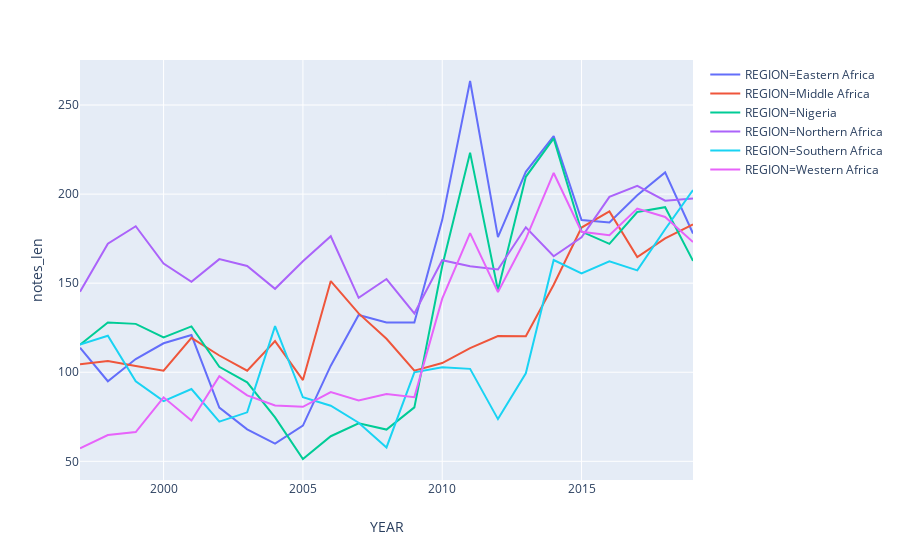

Source (notebook cell):
### Code cell
px.line(region_nigeria, x='YEAR', y='notes_len', color='REGION')

### Figure 1 — Plotly figure (JSON) as saved in the notebook; plotly's stock layout.template omitted (floating-point values rounded to 4 significant figures)
{"data": [{"hovertemplate": "REGION=Eastern Africa<br>YEAR=%{x}<br>notes_len=%{y}<extra></extra>", "legendgroup": "REGION=Eastern Africa", "line": {"color": "#636efa", "dash": "solid"}, "mode": "lines", "name": "REGION=Eastern Africa", "showlegend": true, "type": "scatter", "uid": "e32618b8-ee61-4358-ae8f-e0a983195018", "x": [1997, 1998, 1999, 2000, 2001, 2002, 2003, 2004, 2005, 2006, 2007, 2008, 2009, 2010, 2011, 2012, 2013, 2014, 2015, 2016, 2017, 2018, 2019], "xaxis": "x", "y": [113.8, 94.95, 107.4, 116.3, 120.9, 80.19, 67.97, 59.98, 70.03, 103.7, 132.1, 128.0, 127.9, 185.5, 263.5, 175.8, 212.5, 232.5, 185.4, 184.1, 199.3, 212.2, 177.9], "yaxis": "y"}, {"hovertemplate": "REGION=Middle Africa<br>YEAR=%{x}<br>notes_len=%{y}<extra></extra>", "legendgroup": "REGION=Middle Africa", "line": {"color": "#EF553B", "dash": "solid"}, "mode": "lines", "name": "REGION=Middle Africa", "showlegend": true, "type": "scatter", "uid": "96f64b48-7997-4137-acfd-6fc3d1409dfb", "x": [1997, 1998, 1999, 2000, 2001, 2002, 2003, 2004, 2005, 2006, 2007, 2008, 2009, 2010, 2011, 2012, 2013, 2014, 2015, 2016, 2017, 2018, 2019], "xaxis": "x", "y": [104.5, 106.4, 103.5, 100.9, 119.3, 109.4, 100.9, 117.4, 95.6, 151.2, 133.0, 118.8, 100.9, 105.1, 113.6, 120.3, 120.2, 149.1, 181.2, 190.3, 164.6, 175.1, 183.0], "yaxis": "y"}, {"hovertemplate": "REGION=Nigeria<br>YEAR=%{x}<br>notes_len=%{y}<extra></extra>", "legendgroup": "REGION=Nigeria", "line": {"color": "#00cc96", "dash": "solid"}, "mode": "lines", "name": "REGION=Nigeria", "showlegend": true, "type": "scatter", "uid": "1f508cca-2b40-4e3e-8901-1cf2285bc19f", "x": [1997, 1998, 1999, 2000, 2001, 2002, 2003, 2004, 2005, 2006, 2007, 2008, 2009, 2010, 2011, 2012, 2013, 2014, 2015, 2016, 2017, 2018, 2019], "xaxis": "x", "y": [115.5, 127.9, 127.2, 119.5, 125.7, 103.1, 94.34, 74.61, 51.29, 64.08, 71.34, 67.81, 80.29, 159.6, 223.3, 146.1, 209.7, 231.3, 179.0, 172.1, 190.0, 192.7, 162.5], "yaxis": "y"}, {"hovertemplate": "REGION=Northern Africa<br>YEAR=%{x}<br>notes_len=%{y}<extra></extra>", "legendgroup": "REGION=Northern Africa", "line": {"color": "#ab63fa", "dash": "solid"}, "mode": "lines", "name": "REGION=Northern Africa", "showlegend": true, "type": "scatter", "uid": "37811ef6-0552-42d7-b224-9be95a79c623", "x": [1997, 1998, 1999, 2000, 2001, 2002, 2003, 2004, 2005, 2006, 2007, 2008, 2009, 2010, 2011, 2012, 2013, 2014, 2015, 2016, 2017, 2018, 2019], "xaxis": "x", "y": [145.3, 172.2, 181.9, 161.0, 150.8, 163.5, 159.7, 146.8, 162.3, 176.3, 141.8, 152.3, 133.0, 162.9, 159.5, 157.7, 181.4, 165.1, 175.8, 198.4, 204.7, 196.3, 197.5], "yaxis": "y"}, {"hovertemplate": "REGION=Southern Africa<br>YEAR=%{x}<br>notes_len=%{y}<extra></extra>", "legendgroup": "REGION=Southern Africa", "line": {"color": "#19d3f3", "dash": "solid"}, "mode": "lines", "name": "REGION=Southern Africa", "showlegend": true, "type": "scatter", "uid": "b176ff76-9017-4ddd-8319-0cbb7a86bc7f", "x": [1997, 1998, 1999, 2000, 2001, 2002, 2003, 2004, 2005, 2006, 2007, 2008, 2009, 2010, 2011, 2012, 2013, 2014, 2015, 2016, 2017, 2018, 2019], "xaxis": "x", "y": [115.5, 120.5, 94.97, 83.76, 90.6, 72.27, 77.49, 125.9, 85.96, 81.21, 71.66, 57.77, 99.92, 102.7, 101.9, 73.67, 99.39, 163.0, 155.5, 162.3, 157.2, 180.2, 202.3], "yaxis": "y"}, {"hovertemplate": "REGION=Western Africa<br>YEAR=%{x}<br>notes_len=%{y}<extra></extra>", "legendgroup": "REGION=Western Africa", "line": {"color": "#e763fa", "dash": "solid"}, "mode": "lines", "name": "REGION=Western Africa", "showlegend": true, "type": "scatter", "uid": "2d26f788-74e0-40b0-97d9-b0c85dc7c763", "x": [1997, 1998, 1999, 2000, 2001, 2002, 2003, 2004, 2005, 2006, 2007, 2008, 2009, 2010, 2011, 2012, 2013, 2014, 2015, 2016, 2017, 2018, 2019], "xaxis": "x", "y": [57.29, 64.75, 66.42, 85.92, 72.88, 97.83, 87.03, 81.32, 80.6, 88.82, 84.21, 87.72, 86.03, 141.3, 178.1, 145.0, 174.9, 211.9, 178.9, 176.9, 191.9, 187.2, 173.1], "yaxis": "y"}], "layout": {"autosize": true, "grid": {"xaxes": ["x"], "xgap": 0.1, "xside": "bottom", "yaxes": ["y"], "ygap": 0.1, "yside": "left"}, "legend": {"tracegroupgap": 0}, "margin": {"t": 60}, "xaxis": {"autorange": true, "range": [1997, 2019], "title": {"text": "YEAR"}, "type": "linear"}, "yaxis": {"autorange": true, "range": [39.51, 275.3], "title": {"text": "notes_len"}, "type": "linear"}}}
